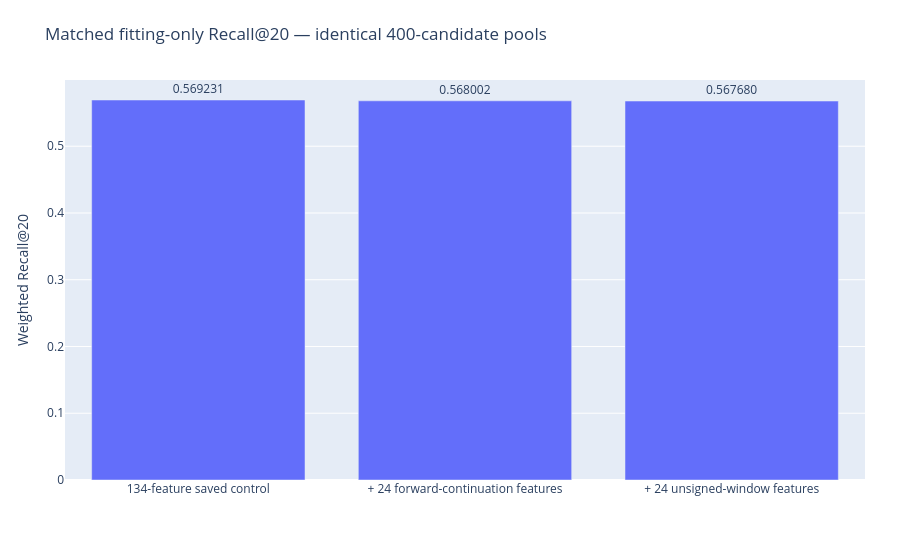

Notebook source saved alongside this figure:
### Markdown cell above
## 1 · Matched weighted Recall@20

### Code cell
path=ROOT/'outputs/plots/01.json'
if hashlib.sha256(path.read_bytes()).hexdigest()!=receipt['plot_hashes'][path.name]:raise ValueError('Plot checksum changed')
display({'application/vnd.plotly.v1+json':json.loads(path.read_text())},raw=True)

### Figure 1 — Plotly figure (JSON) as saved in the notebook; plotly's stock layout.template omitted (floating-point values rounded to 4 significant figures)
{"data": [{"text": ["0.569231", "0.568002", "0.567680"], "textposition": "outside", "type": "bar", "x": ["134-feature saved control", "+ 24 forward-continuation features", "+ 24 unsigned-window features"], "y": [0.5692, 0.568, 0.5677]}], "layout": {"margin": {"b": 80, "l": 65, "r": 35, "t": 80}, "title": {"text": "Matched fitting-only Recall@20 — identical 400-candidate pools"}, "yaxis": {"title": {"text": "Weighted Recall@20"}}}}
